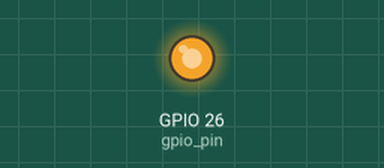
Bench run of a program on a simulated Raspberry Pi (BCM pin numbers). Shown: output pins drawn as LEDs (lit = HIGH). At 6.5 s the program stops and its outputs stay as they are.

Above: at 0.1 s.
At 6.6 s:
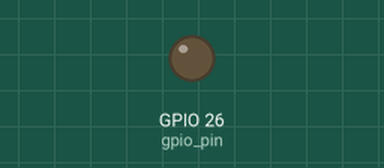
Timing chart, 0 to 8.0 s (numbered marks = the images above):
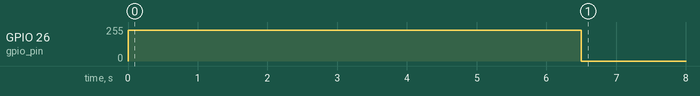

The program:

Passive_Buzzer.py
```python
import RPi.GPIO as GPIO
import time

GPIO.setmode(GPIO.BCM)
gpio_pin = 26
GPIO.setup(gpio_pin, GPIO.OUT)

scale = [ 261, 294, 329, 349, 392, 440, 493, 523 ]
list = [4, 4, 5, 5, 4, 4, 2, 4, 4, 2, 2, 1]

try:
    p = GPIO.PWM(gpio_pin, 100)
    p.start(100)
    p.ChangeDutyCycle(90)
    for i in range(12):
        p.ChangeFrequency(scale[list[i]])
        if i == 6:
            time.sleep(1)
        else :
            time.sleep(0.5)

    p.stop()
finally:
    GPIO.cleanup()
```

Measured:
- by itself, GPIO 26 (gpio_pin): 0/255 → 230/255 at 0.00 s, → 0/255 6.5 s later
